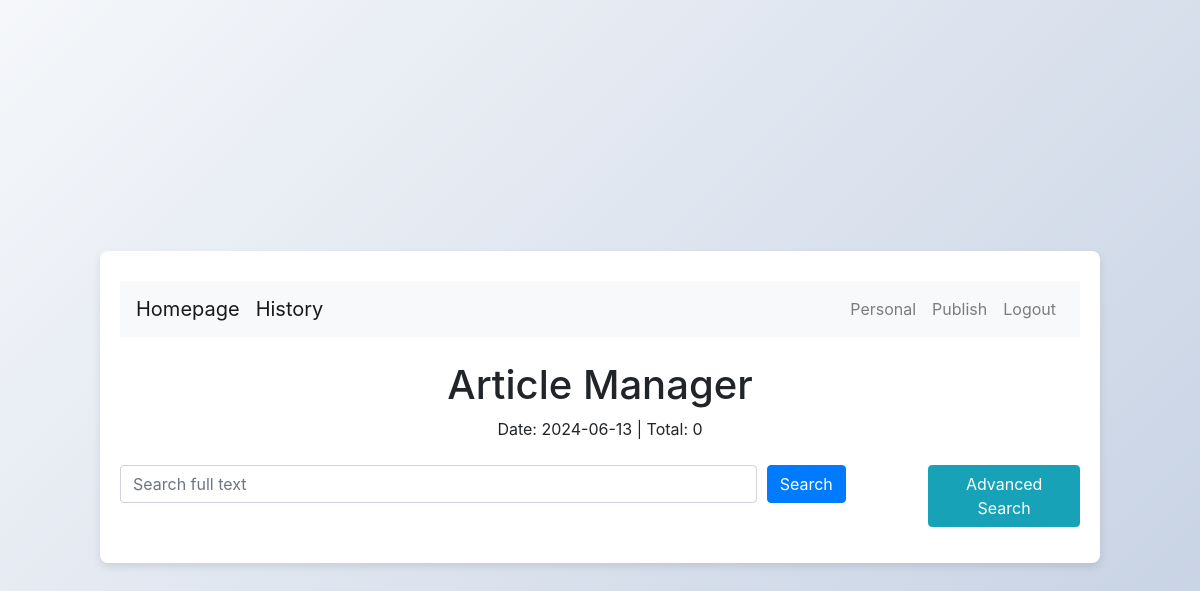
The app's page /search/ (signed in), older data.
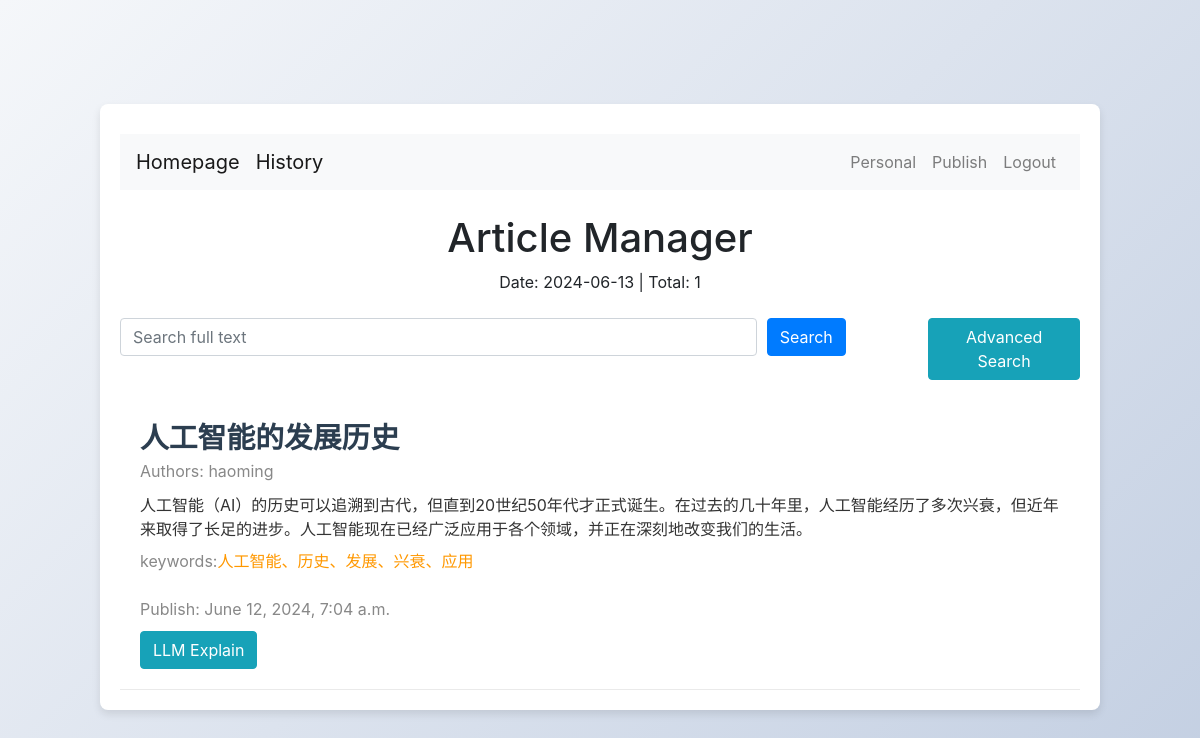
The same page, newer data.
### app01/models.py (models this page shows)
class Article(models.Model):
    title = models.CharField(max_length=200)
    author = models.CharField(max_length=200)
    summary = models.TextField()
    keywords = models.CharField(max_length=200)
    publish_time = models.DateTimeField(auto_now_add=True)  # 自动设置为添加时的时间
    content = models.TextField()
    category =  models.ForeignKey(Category, on_delete=models.CASCADE)
    is_shared = models.BooleanField(default=False)  # 新增字段，默认值为 False（非共享状态）
    def __str__(self):
        return self.title

### app01/views.py (the view)
# urls.py: path('search/', views.search, name='search'),
def search(request):
    query = request.GET.get('q', '')
    keyword = request.GET.get('keyword', '')
    title = request.GET.get('title', '')
    category = request.GET.get('category', '')
    date = request.GET.get('date', '')
    current_date = datetime.date.today()
    current_date = current_date.strftime('%Y-%m-%d')
    q_objects = Q()
    if query:
        q_objects |= Q(content__icontains=query) | Q(title__icontains=query) | Q(category__name__icontains=query) \
                     | Q(author__icontains=query) | Q(keywords__icontains=query)
    if keyword:
        q_objects &= Q(content__icontains=keyword)
    if title:
        q_objects &= Q(title__icontains=title)
    if category:
        q_objects &= Q(category__name__icontains=category)
    if date:
        q_objects &= Q(publish_time__date=date)
    articles = Article.objects.filter(q_objects)
    total_articles = 0
    for article in articles:
        if article.is_shared or article.author == request.user.username:
            total_articles += 1
    context = {
        'articles': articles,
        'current_date': current_date,
        'total_articles': total_articles,
    }
    print(context)
    return render(request, 'home.html', context)

### app01/templates/home.html (shortened to what this page needs)
<!DOCTYPE html>
<html lang="en">
<head>
    <link href="https://maxcdn.bootstrapcdn.com/bootstrap/4.5.2/css/bootstrap.min.css" rel="stylesheet">
    <link href="/static/css/home.css?version=1.0.1" rel="stylesheet">
</head>
<body>
<div class="container mt-4">
    <div class="top-buttons">
        <nav class="navbar navbar-expand-lg navbar-light bg-light">
            <a class="navbar-brand" href="{% url 'home' %}">Homepage</a>
            <a href="#" class="navbar-brand">History</a>
            <div class="collapse navbar-collapse" id="navbarNav">
                <ul class="navbar-nav ml-auto">
                    {% if user.is_authenticated %}
                        <li class="nav-item">
                            <a class="nav-link" href="{% url 'personal' %}">Personal</a>
                        </li>
                        <li class="nav-item">
                            <a class="nav-link" href="{% url 'publish' %}">Publish</a>
                        </li>
                        <li class="nav-item">
                            <a class="nav-link" href="{% url 'logout' %}">Logout</a>
                        </li>
                    {% endif %}
                </ul>
            </div>
        </nav>
    </div>
    <div class="text-center my-4">
        <h1>Article Manager</h1>
        <p id="dateTotal">Date: {{ current_date }} | Total: {{ total_articles }}</p>
    </div>
    <form id="searchForm" method="GET" action="{% url 'search' %}">
        <div class="form-row">
            <div class="form-group col-md-8">
                <input type="text" class="form-control" name="q" placeholder="Search full text">
            </div>
            <div class="form-group col-md-2">
                <button type="submit" class="btn btn-primary">Search</button>
            </div>
            <div class="form-group col-md-2">
                <button class="btn btn-info" id="toggleAdvancedSearch" type="button">Advanced Search</button>
            </div>
        </div>
    </form>
    <div class="articles">
        {% for article in articles %}
            {% if article.is_shared or article.author == request.user.username %}
            <div class="article-card">
                <div class="article-title">
                    <a href="{% url 'article_detail' article.id %}">{{ article.title }}</a>
                </div>
                <div class="article-authors">
                    Authors: {{ article.author }}
                </div>
                <div class="article-summary">
                    {{ article.summary }}
                </div>
                <div class="keywords">
                    <p class="article-publish mt-2">keywords:</p>
                    <p class="article-keywords mt-2">{{ article.keywords }}</p>
                </div>
                <div class="article-publish mt-2">
                    Publish: {{ article.publish_time }}
                </div>
                <div class="btn-action">
                    <button class="btn btn-info llm-explain-btn" data-article-id="{{ article.id }}">LLM Explain</button>
                </div>
            </div>
            {% endif %}
        {% endfor %}
    </div>
</div>
</body>
</html>

### app01/static/css/home.css (style rules this page uses)
body { background: linear-gradient(135deg, #f5f7fa, #c3cfe2); min-height: 100vh; display: flex; justify-content: center; align-items: center; }
.container { background: white; border-radius: 8px; box-shadow: 0 4px 8px rgba(0, 0, 0, 0.1); padding: 20px; max-width: 1000px; width: 100%; margin: 10px; }
.top-buttons { margin: 10px 0; text-align: center; }
.btn { transition: background-color 0.3s, transform 0.3s; }
.article-card { border-bottom: 1px solid #eaeaea; padding: 20px; }
.article-title { font-size: 1.8em; font-weight: bold; color: #2c3e50; }
.article-title a { text-decoration: none; color: inherit; }
.article-authors, .article-publish { color: #888; }
.article-keywords { color: #FF9800; }
.keywords { display: flex; }
.article-summary { margin-top: 10px; color: #333; }
.btn-action { margin-top: 10px; }

Row changes from the older to the newer data that the page shows:
added Article: title "人工智能的发展历史", author "haoming", summary "人工智能（AI）的历史可以追溯到古代，但直到20世纪50年代才正式诞生。在过去的几十年里，人工智能经历了多次兴衰，但近年来取得了长足的进步。人工智能现在已经广泛应用于各个领域，并正在深刻地改变我们的生活。", keywords "人工智能、历史、发展、兴衰、应用", publish_time "June 12, 2024, 7:04 a.m."
Text that changed along with them:
{{ total_articles }}: "0" → "1"
